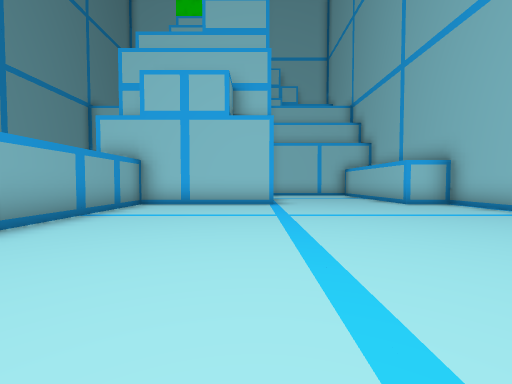
view 1 (above)

12 first-person views from a walk through a scene from a Unity 3-D project. The camera is 1.2 m above the floor, tilts 2° down and sees 90° across. The floor is counted in squares, 2 m on a side. Each view is taken from the middle of a square. On the plan, view 1 faces up. The plan holds only what a view shows up to about 9 squares ahead; the rest is blank. The place goes on beyond the plan. The player character is not drawn.

view 2
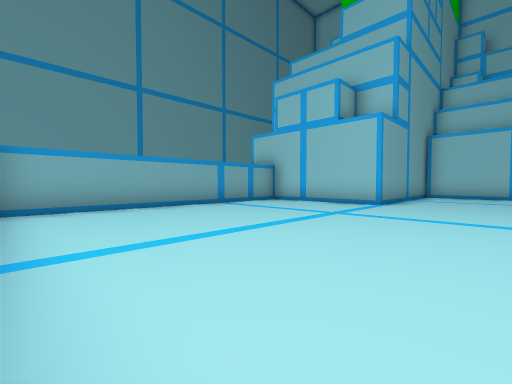

view 3
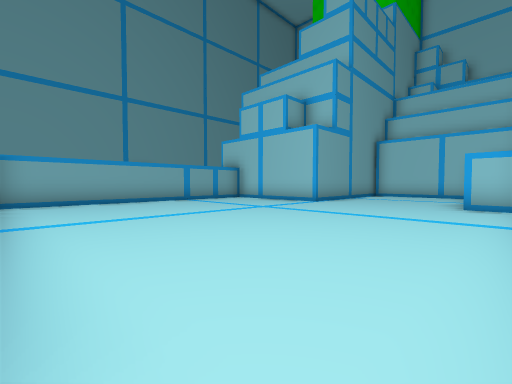

view 4
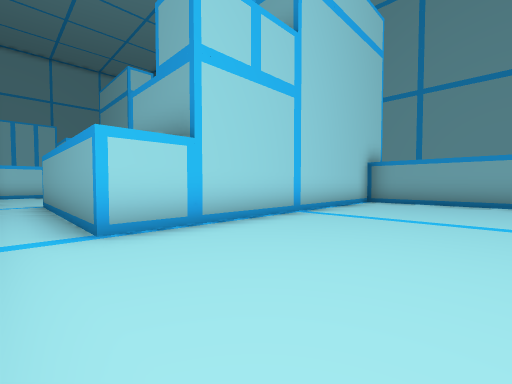

view 5
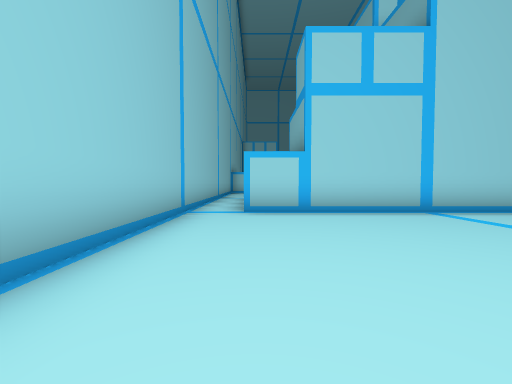

view 6
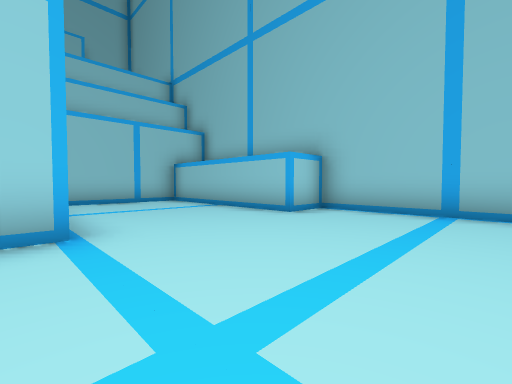

view 7
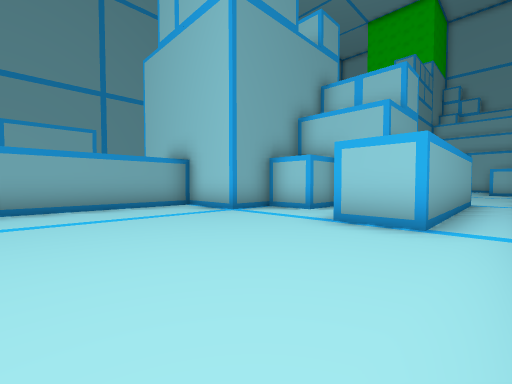

view 8
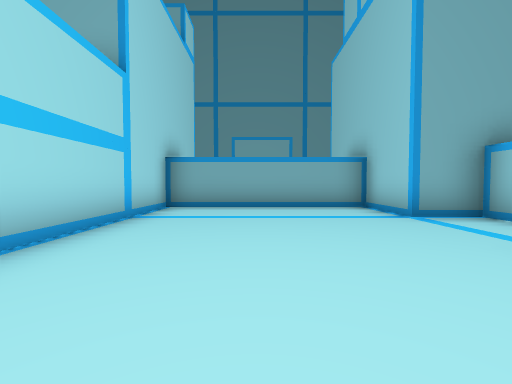

view 9
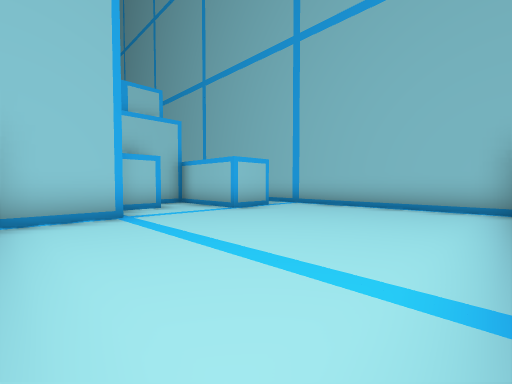

view 10
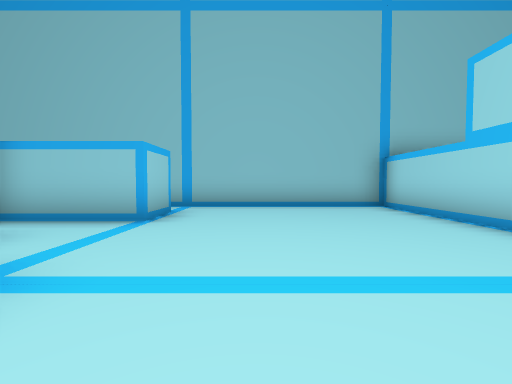

view 11
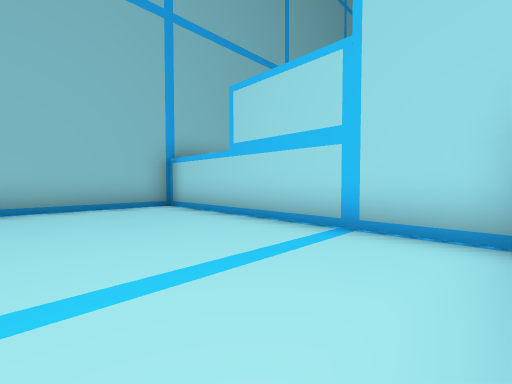

view 12
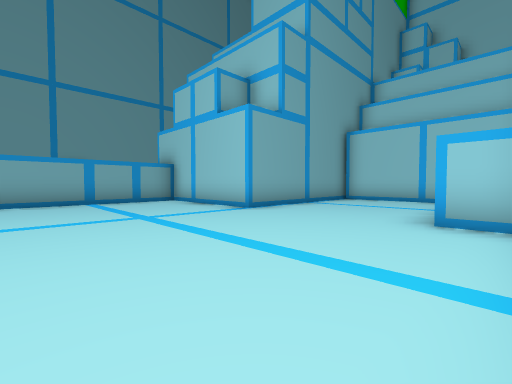

### Floor plan
Points are (right, up) in squares from view 1. A wall is a line through its corners. A room is listed if a view was taken in it or the views show most of it. See-through windows are left out.
Room 1 (views 1, 2, 3, 4, 5, 6, 12)
walls: (-3.2, 4.5) (-3.2, -0.2) (0.5, -0.2); (3, -0.2) (4.2, -0.2); (5.5, -0.4) (5.5, 7.3) (4.3, 7.3) (4.3, 11.4)
ways out: opening at (2.7, -1) to room 2
objects: other object (-4, 5); other object (-4, 6) to (-4, 7); other object (-4, 8) to (-4, 9); other object (-2, 8) to (-2, 9); other object (0, 8) to (0, 9); other object (0, 10) to (0, 12); other object (1, 13) to (1, 14); other object (3, 13) to (3, 14); other object (5, 12) to (5, 14)
Room 2 (views 7, 8, 9, 10, 11)
walls: (0.5, -3.9) (0.5, -5.3) (-1.4, -5.3) (-1.4, -10.3) (5.5, -10.3) (5.5, -0.4); (4.2, -0.2) (4.2, -5.3) (3, -5.3) (3, -2.8)
ways out: opening at (2.7, -1) to room 1
objects: other object (1, -4) to (1, -3); other object (1, -2) to (1, -1)

Positions as (right, up) in squares from view 1, and headings:
1: (0, 0), facing up
2: (3, 0), facing up-left
3: (5, 0), facing up-left
4: (5, 3), facing down-left
5: (4, 5), facing down
6: (0, 4), facing up-right
7: (5, -9), facing up-left
8: (5, -8), facing left
9: (-1, -10), facing up-right
10: (-1, -7), facing right
11: (-1, -7), facing down-right
12: (5, 3), facing up-left
